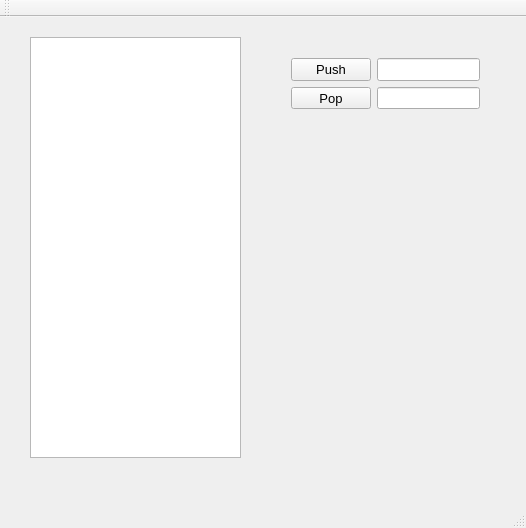
<?xml version="1.0" encoding="UTF-8"?>
<ui version="4.0">
 <class>MainWindowClass</class>
 <widget class="QMainWindow" name="MainWindowClass">
  <property name="geometry">
   <rect>
    <x>0</x>
    <y>0</y>
    <width>526</width>
    <height>528</height>
   </rect>
  </property>
  <property name="windowTitle">
   <string>MainWindow</string>
  </property>
  <widget class="QWidget" name="centralWidget">
   <widget class="QListWidget" name="listWidget">
    <property name="geometry">
     <rect>
      <x>30</x>
      <y>20</y>
      <width>211</width>
      <height>421</height>
     </rect>
    </property>
   </widget>
   <widget class="QWidget" name="">
    <property name="geometry">
     <rect>
      <x>280</x>
      <y>30</y>
      <width>211</width>
      <height>73</height>
     </rect>
    </property>
    <layout class="QVBoxLayout" name="verticalLayout">
     <item>
      <layout class="QHBoxLayout" name="horizontalLayout_2">
       <item>
        <widget class="QPushButton" name="push">
         <property name="font">
          <font>
           <pointsize>10</pointsize>
          </font>
         </property>
         <property name="text">
          <string>Push</string>
         </property>
        </widget>
       </item>
       <item>
        <widget class="QLineEdit" name="element">
         <property name="font">
          <font>
           <pointsize>10</pointsize>
          </font>
         </property>
         <property name="inputMask">
          <string>9999</string>
         </property>
        </widget>
       </item>
      </layout>
     </item>
     <item>
      <layout class="QHBoxLayout" name="horizontalLayout">
       <item>
        <widget class="QPushButton" name="pop">
         <property name="font">
          <font>
           <pointsize>10</pointsize>
          </font>
         </property>
         <property name="text">
          <string>Pop</string>
         </property>
        </widget>
       </item>
       <item>
        <widget class="QLineEdit" name="showElement">
         <property name="font">
          <font>
           <pointsize>10</pointsize>
          </font>
         </property>
         <property name="readOnly">
          <bool>true</bool>
         </property>
        </widget>
       </item>
      </layout>
     </item>
    </layout>
   </widget>
  </widget>
  <widget class="QMenuBar" name="menuBar">
   <property name="geometry">
    <rect>
     <x>0</x>
     <y>0</y>
     <width>526</width>
     <height>26</height>
    </rect>
   </property>
  </widget>
  <widget class="QToolBar" name="mainToolBar">
   <attribute name="toolBarArea">
    <enum>TopToolBarArea</enum>
   </attribute>
   <attribute name="toolBarBreak">
    <bool>false</bool>
   </attribute>
  </widget>
  <widget class="QStatusBar" name="statusBar"/>
 </widget>
 <layoutdefault spacing="6" margin="11"/>
 <resources>
  <include location="mainwindow.qrc"/>
 </resources>
 <connections/>
</ui>
